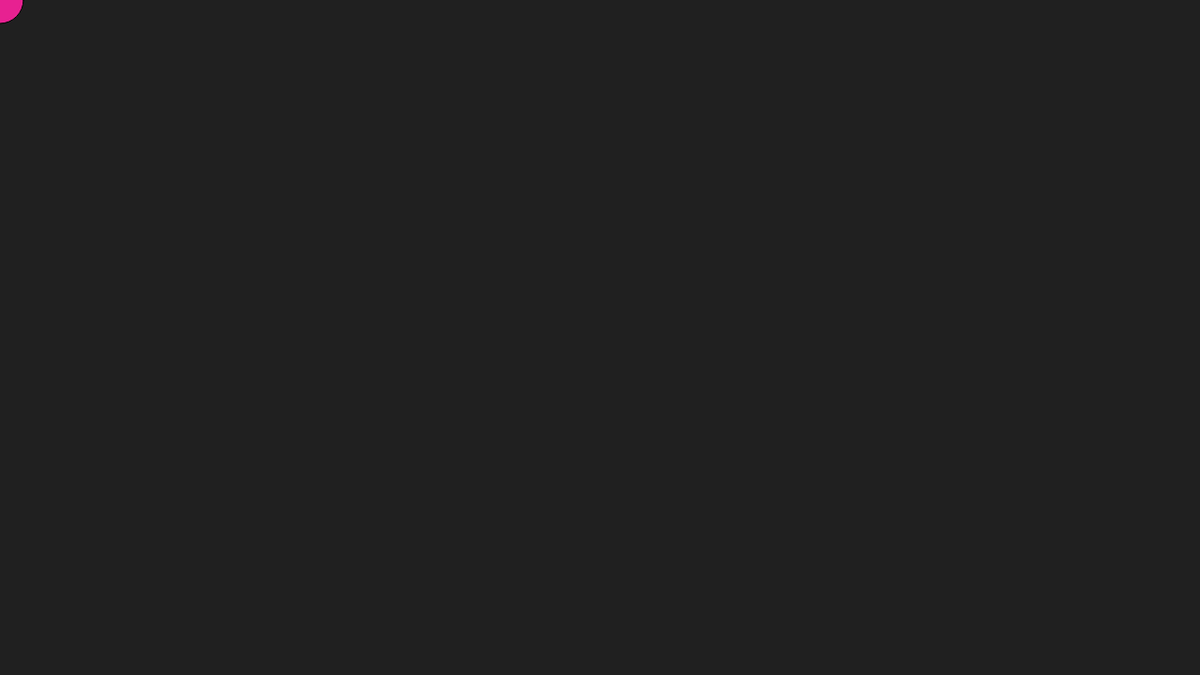
Frame 1 (no input)
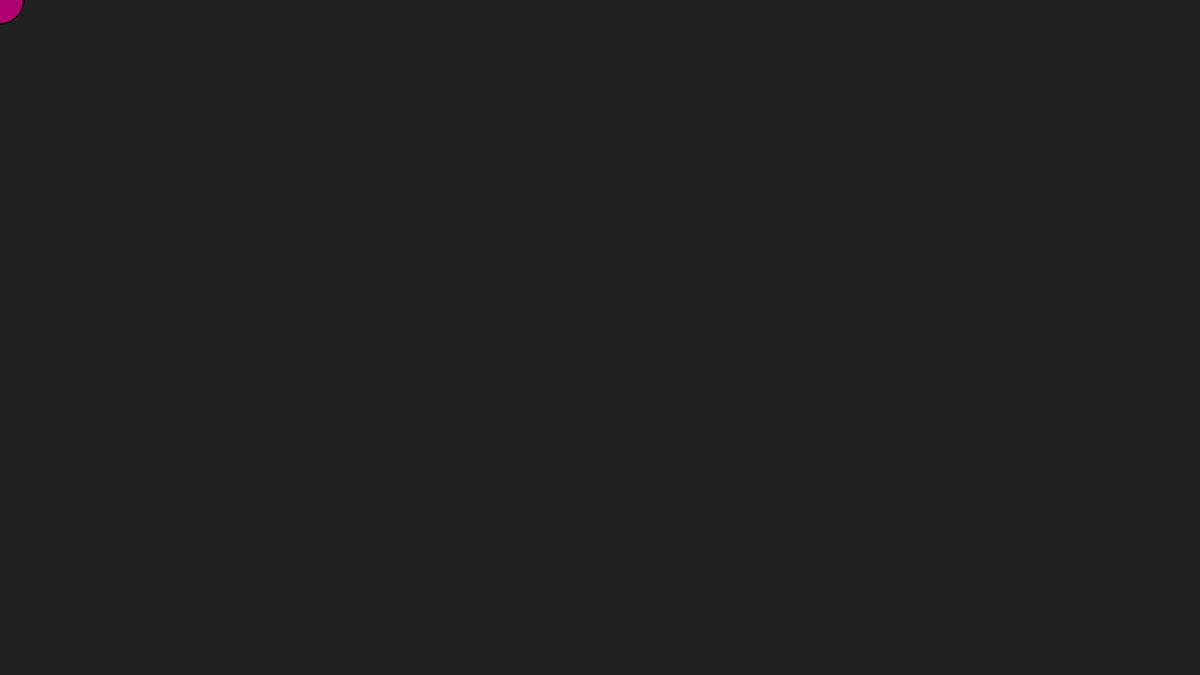
Frame 60 (no input)
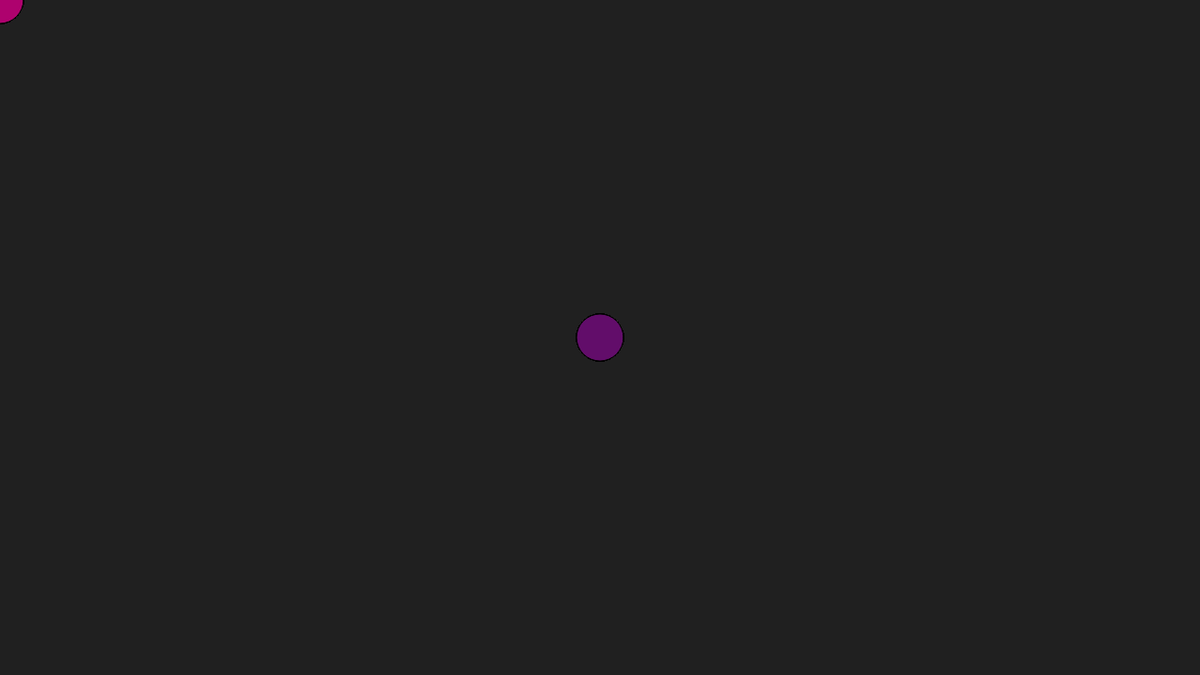
Frame 120 (the mouse pressed at the canvas centre since frame 60)

The p5.js sketch that drew these frames (run headless with seeded random() and noise() and a simulated clock; from frame 60 on, the mouse is pressed at the canvas centre):

// p5.js sketch
// ── sketch.js
function setup() {
  // put setup code here
  createCanvas(1280, 720);
  background(32);
}
function generateRandomColor() {
  var randomColor = '#' + Math.floor(Math.random() * 16777215).toString(16);
  return randomColor;
  //random color
}


function draw() {
  fill(generateRandomColor());
  ellipse(mouseX, mouseY, 50, 50);
}
